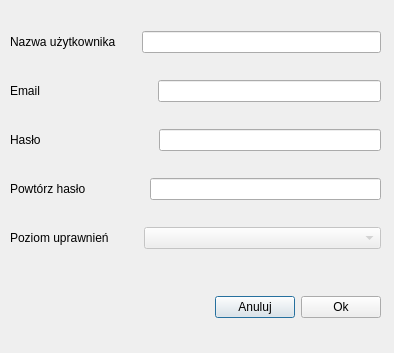
<?xml version="1.0" encoding="UTF-8"?>
<ui version="4.0">
 <class>UserAccountDialog</class>
 <widget class="QDialog" name="UserAccountDialog">
  <property name="windowModality">
   <enum>Qt::WindowModal</enum>
  </property>
  <property name="geometry">
   <rect>
    <x>0</x>
    <y>0</y>
    <width>394</width>
    <height>353</height>
   </rect>
  </property>
  <property name="focusPolicy">
   <enum>Qt::TabFocus</enum>
  </property>
  <property name="windowTitle">
   <string>Dialog</string>
  </property>
  <property name="windowIcon">
   <iconset resource="resources.qrc">
    <normaloff>:/mainwindow/images/Contacts-80.png</normaloff>:/mainwindow/images/Contacts-80.png</iconset>
  </property>
  <property name="modal">
   <bool>true</bool>
  </property>
  <widget class="QWidget" name="layoutWidget">
   <property name="geometry">
    <rect>
     <x>10</x>
     <y>10</y>
     <width>371</width>
     <height>331</height>
    </rect>
   </property>
   <layout class="QVBoxLayout" name="verticalLayout">
    <item>
     <layout class="QHBoxLayout" name="horizontalLayout">
      <item>
       <widget class="QLabel" name="loginLabel">
        <property name="text">
         <string>Nazwa użytkownika</string>
        </property>
       </widget>
      </item>
      <item>
       <spacer name="horizontalSpacer">
        <property name="orientation">
         <enum>Qt::Horizontal</enum>
        </property>
        <property name="sizeHint" stdset="0">
         <size>
          <width>20</width>
          <height>20</height>
         </size>
        </property>
       </spacer>
      </item>
      <item>
       <widget class="QLineEdit" name="loginLineEdit">
        <property name="sizePolicy">
         <sizepolicy hsizetype="Ignored" vsizetype="Fixed">
          <horstretch>1</horstretch>
          <verstretch>0</verstretch>
         </sizepolicy>
        </property>
       </widget>
      </item>
     </layout>
    </item>
    <item>
     <layout class="QHBoxLayout" name="horizontalLayout_2">
      <item>
       <widget class="QLabel" name="emailLabel">
        <property name="text">
         <string>Email</string>
        </property>
       </widget>
      </item>
      <item>
       <spacer name="horizontalSpacer_2">
        <property name="orientation">
         <enum>Qt::Horizontal</enum>
        </property>
        <property name="sizeHint" stdset="0">
         <size>
          <width>112</width>
          <height>20</height>
         </size>
        </property>
       </spacer>
      </item>
      <item>
       <widget class="QLineEdit" name="emailLineEdit">
        <property name="sizePolicy">
         <sizepolicy hsizetype="Ignored" vsizetype="Fixed">
          <horstretch>1</horstretch>
          <verstretch>0</verstretch>
         </sizepolicy>
        </property>
       </widget>
      </item>
     </layout>
    </item>
    <item>
     <layout class="QHBoxLayout" name="horizontalLayout_5">
      <item>
       <widget class="QLabel" name="passwordLabel">
        <property name="text">
         <string>Hasło</string>
        </property>
       </widget>
      </item>
      <item>
       <spacer name="horizontalSpacer_5">
        <property name="orientation">
         <enum>Qt::Horizontal</enum>
        </property>
        <property name="sizeHint" stdset="0">
         <size>
          <width>112</width>
          <height>20</height>
         </size>
        </property>
       </spacer>
      </item>
      <item>
       <widget class="QLineEdit" name="passwordLineEdit">
        <property name="sizePolicy">
         <sizepolicy hsizetype="Ignored" vsizetype="Fixed">
          <horstretch>1</horstretch>
          <verstretch>0</verstretch>
         </sizepolicy>
        </property>
       </widget>
      </item>
     </layout>
    </item>
    <item>
     <layout class="QHBoxLayout" name="horizontalLayout_6">
      <item>
       <widget class="QLabel" name="repeatPasswordLabel">
        <property name="text">
         <string>Powtórz hasło</string>
        </property>
       </widget>
      </item>
      <item>
       <spacer name="horizontalSpacer_6">
        <property name="orientation">
         <enum>Qt::Horizontal</enum>
        </property>
        <property name="sizeHint" stdset="0">
         <size>
          <width>58</width>
          <height>20</height>
         </size>
        </property>
       </spacer>
      </item>
      <item>
       <widget class="QLineEdit" name="repeatPasswordLineEdit">
        <property name="sizePolicy">
         <sizepolicy hsizetype="Ignored" vsizetype="Fixed">
          <horstretch>1</horstretch>
          <verstretch>0</verstretch>
         </sizepolicy>
        </property>
       </widget>
      </item>
     </layout>
    </item>
    <item>
     <layout class="QHBoxLayout" name="horizontalLayout_3">
      <item>
       <widget class="QLabel" name="roleLabel">
        <property name="text">
         <string>Poziom uprawnień</string>
        </property>
       </widget>
      </item>
      <item>
       <spacer name="horizontalSpacer_3">
        <property name="orientation">
         <enum>Qt::Horizontal</enum>
        </property>
        <property name="sizeHint" stdset="0">
         <size>
          <width>29</width>
          <height>20</height>
         </size>
        </property>
       </spacer>
      </item>
      <item>
       <widget class="QComboBox" name="roleComboBox">
        <property name="enabled">
         <bool>false</bool>
        </property>
        <property name="sizePolicy">
         <sizepolicy hsizetype="Minimum" vsizetype="Fixed">
          <horstretch>49</horstretch>
          <verstretch>0</verstretch>
         </sizepolicy>
        </property>
        <property name="editable">
         <bool>false</bool>
        </property>
       </widget>
      </item>
     </layout>
    </item>
    <item>
     <spacer name="verticalSpacer">
      <property name="orientation">
       <enum>Qt::Vertical</enum>
      </property>
      <property name="sizeType">
       <enum>QSizePolicy::Maximum</enum>
      </property>
      <property name="sizeHint" stdset="0">
       <size>
        <width>20</width>
        <height>20</height>
       </size>
      </property>
     </spacer>
    </item>
    <item>
     <layout class="QHBoxLayout" name="horizontalLayout_4">
      <item>
       <spacer name="horizontalSpacer_4">
        <property name="orientation">
         <enum>Qt::Horizontal</enum>
        </property>
        <property name="sizeHint" stdset="0">
         <size>
          <width>40</width>
          <height>20</height>
         </size>
        </property>
       </spacer>
      </item>
      <item>
       <widget class="QPushButton" name="cancelPushButton">
        <property name="text">
         <string>Anuluj</string>
        </property>
       </widget>
      </item>
      <item>
       <widget class="QPushButton" name="okPushButton">
        <property name="text">
         <string>Ok</string>
        </property>
       </widget>
      </item>
     </layout>
    </item>
   </layout>
  </widget>
 </widget>
 <tabstops>
  <tabstop>loginLineEdit</tabstop>
  <tabstop>emailLineEdit</tabstop>
  <tabstop>passwordLineEdit</tabstop>
  <tabstop>repeatPasswordLineEdit</tabstop>
  <tabstop>roleComboBox</tabstop>
  <tabstop>okPushButton</tabstop>
  <tabstop>cancelPushButton</tabstop>
 </tabstops>
 <resources>
  <include location="resources.qrc"/>
 </resources>
 <connections/>
</ui>
